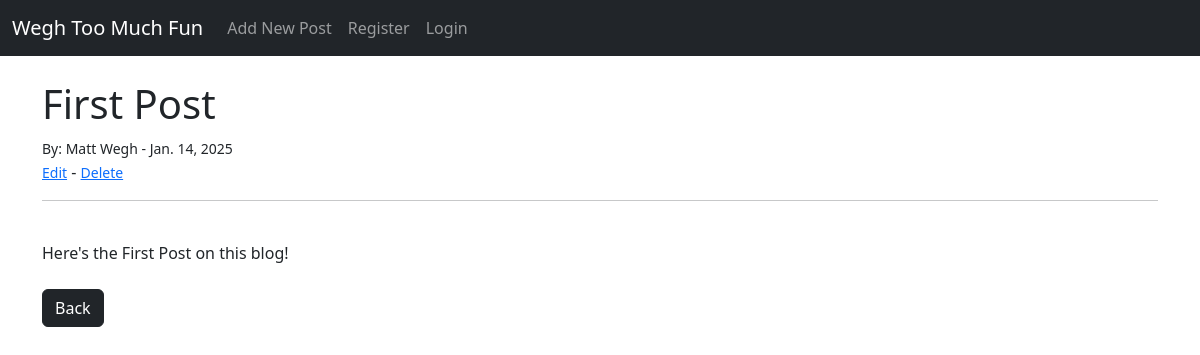
/article/1, run on an earlier commit of the app's database.
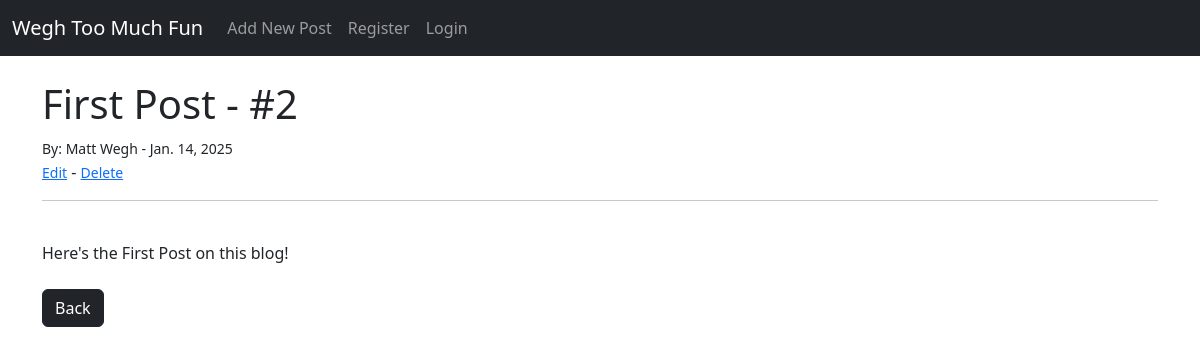
And on a later commit of the database.
### theblog/models.py (models this page shows, shortened)
class Post(models.Model):
    title = models.CharField(max_length=255)
    title_tag = models.CharField(max_length=255)
    author = models.ForeignKey(User, on_delete=models.CASCADE)
    body = models.TextField()
    posting_date = models.DateField(auto_now_add=True)

### theblog/views.py (the view)
# urls.py: path('article/<int:pk>', ArticleDetailView.as_view(), name='article-detail'),
class ArticleDetailView(DetailView):
    model = Post
    template_name = 'article_details.html'

### theblog/templates/article_details.html (shortened to what this page needs)
{% extends 'base.html' %}
{% block content %}
<h1>{{ post.title }}</h1>
<small>By:
    {{post.author.first_name}}
    {{post.author.last_name}} -
    {{ post.posting_date }}
</small>
<br>
<small><a href="{% url 'update_post' post.pk %}">Edit</a></small> -
<small><a href="{% url 'delete_post' post.pk %}">Delete</a></small>
<hr>
<br/>
{{post.body}}
<br/><br/>
<a href="{% url 'home' %}" class="btn btn-dark">Back</a>
{% endblock %}

What changed in the data, as far as the page shows it:
changed Post "Here's the First Post on this blog!": title "First Post" → "First Post - #2"
